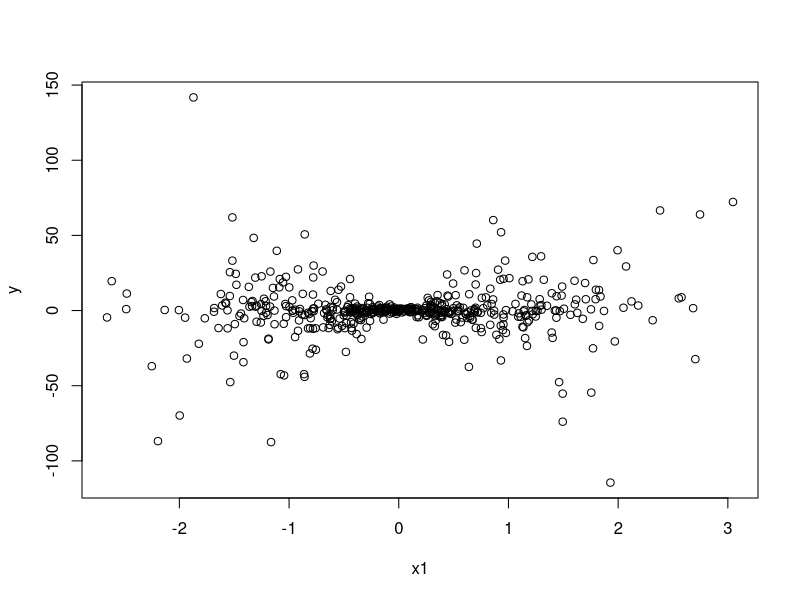
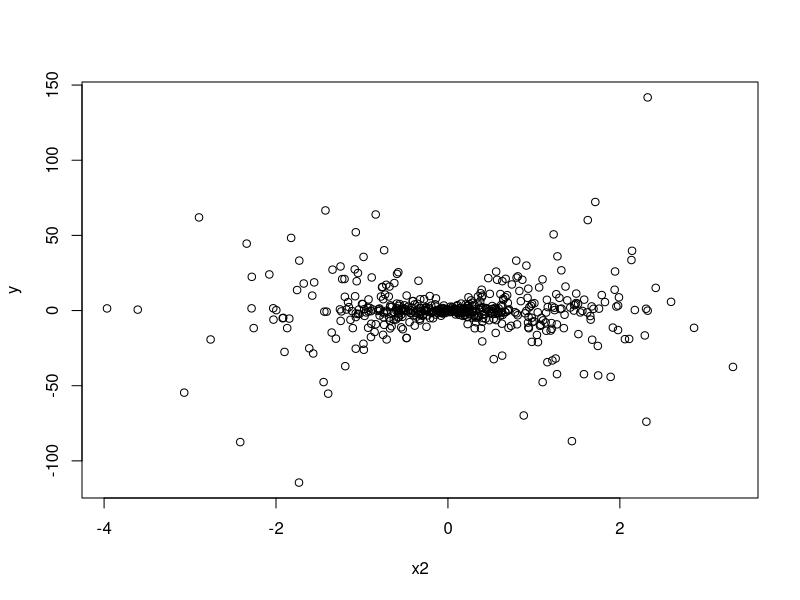
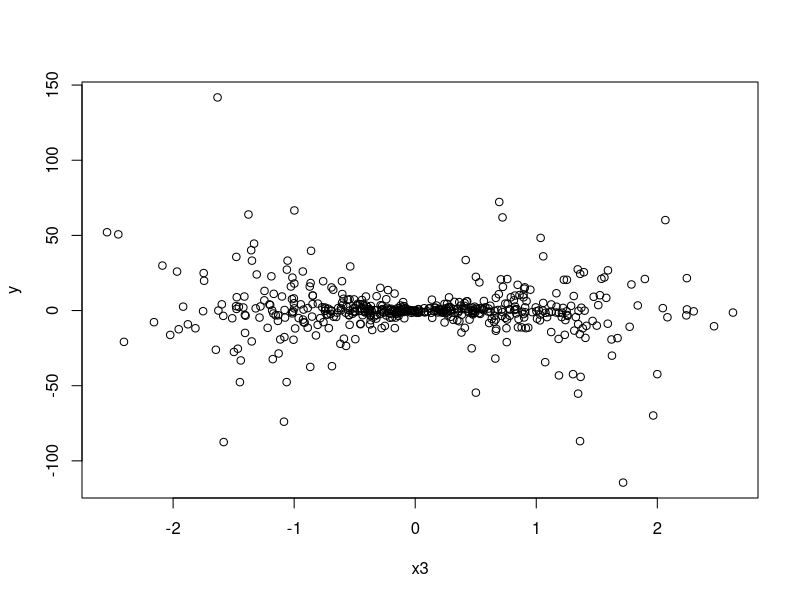
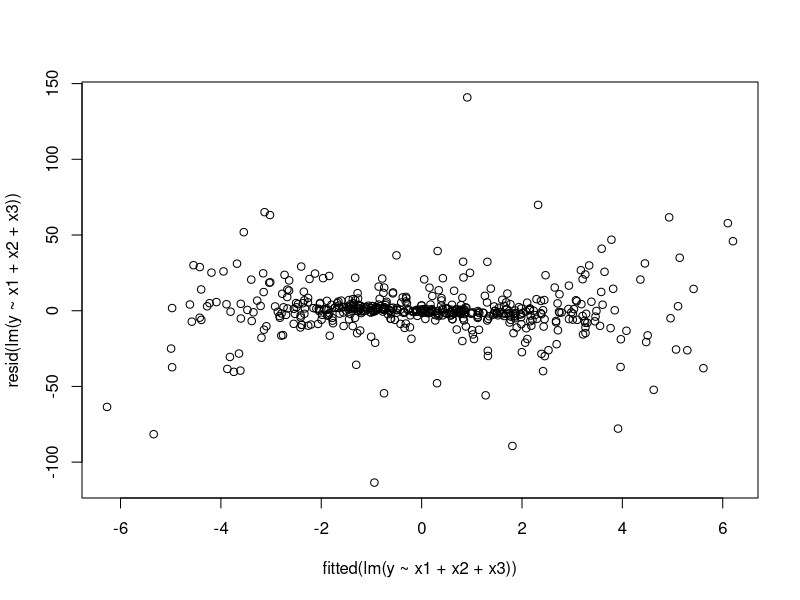
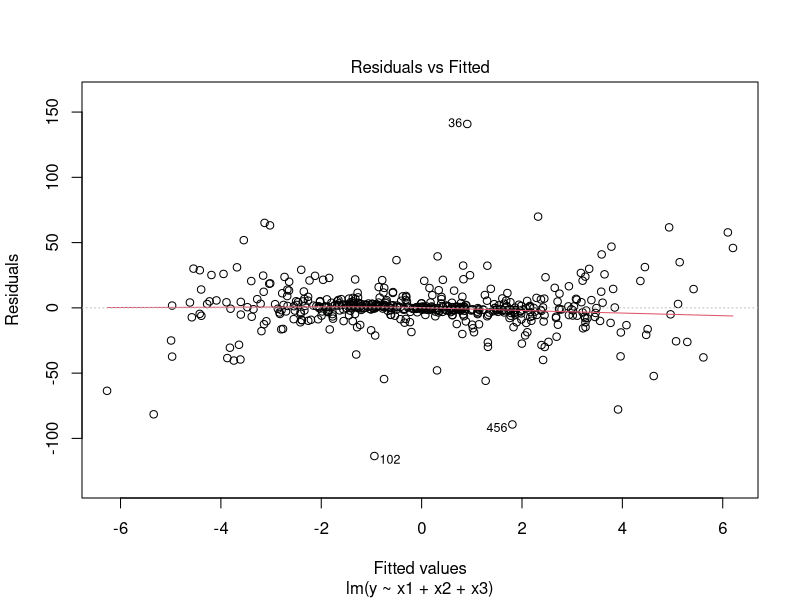
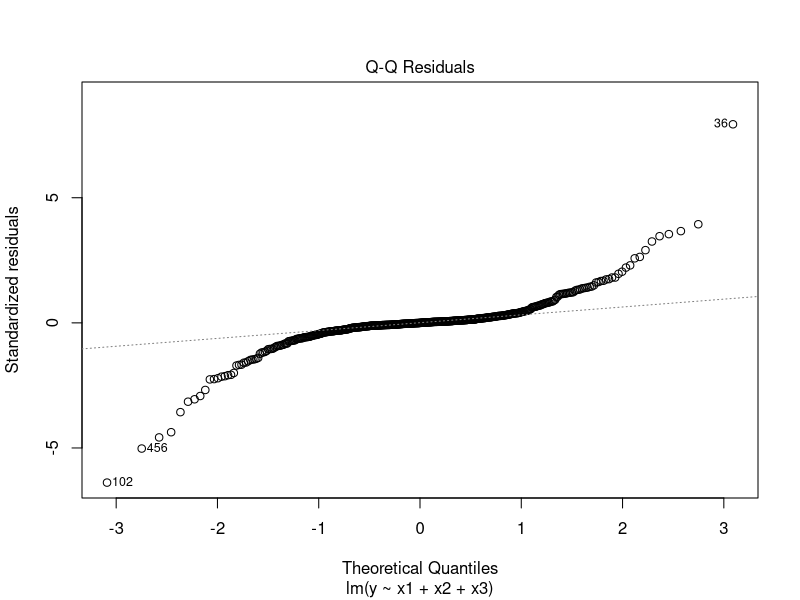
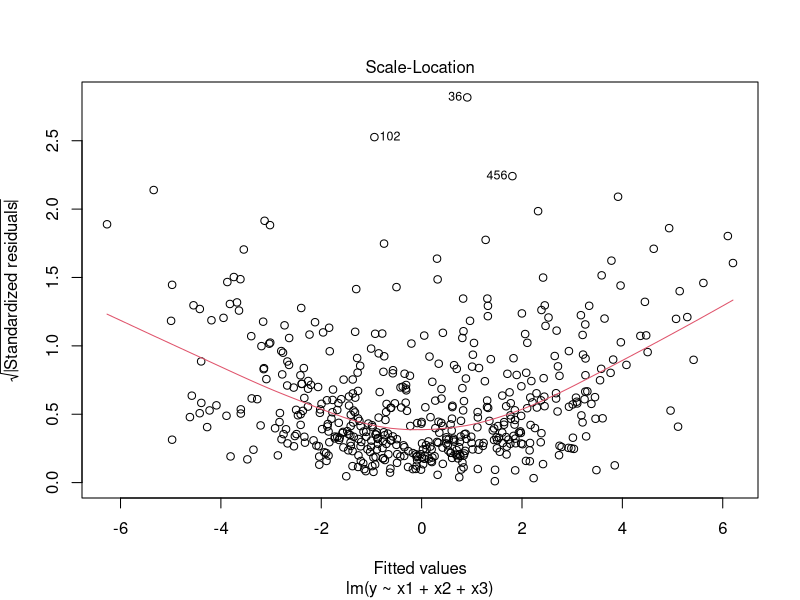
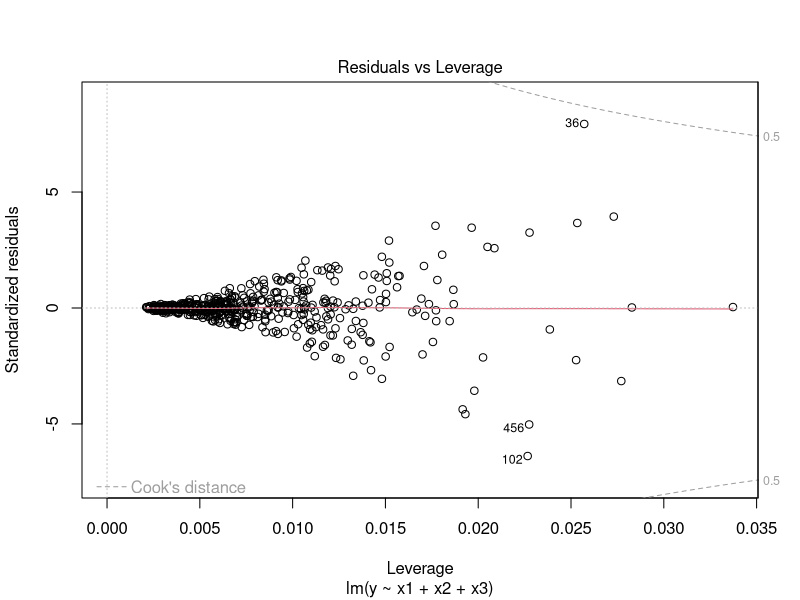

These figures' R source, in order:
library(data.table)
# What does linear mean?

n <- 500
x1 <- rnorm(n)
x2 <- rnorm(n)
x3 <- rnorm(n)
b0 <- 2
b1 <- -2
b2 <- 1
b3 <- -5
y <- b0 + b1 * x1 + b2 * x2 + b3 * x3 + rnorm(n)
y <- b0 * b1 * x1 * b2 * x2 * b3 * x3 + rnorm(n)
plot(x1, y)
plot(x2, y)
plot(x3, y)
plot(fitted(lm(y ~ x1 + x2 + x3)), resid(lm(y ~ x1 + x2 + x3)))
plot(lm(y ~ x1 + x2 + x3))




